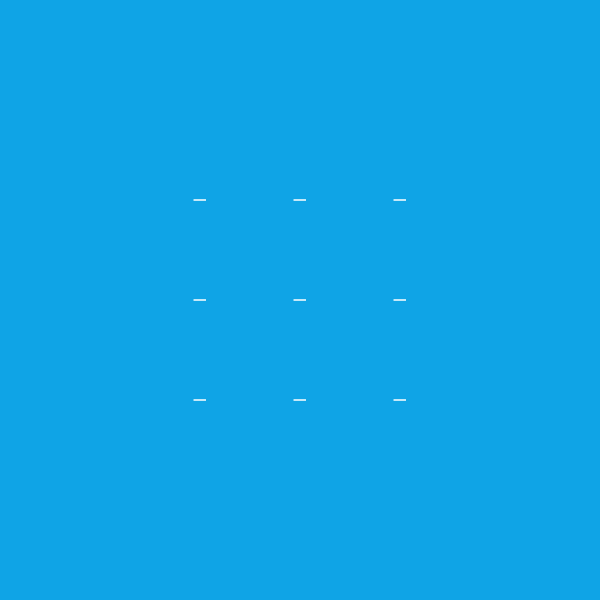
Frame 1 (no input)
Frame 60 (no input): identical to frame 1, image omitted
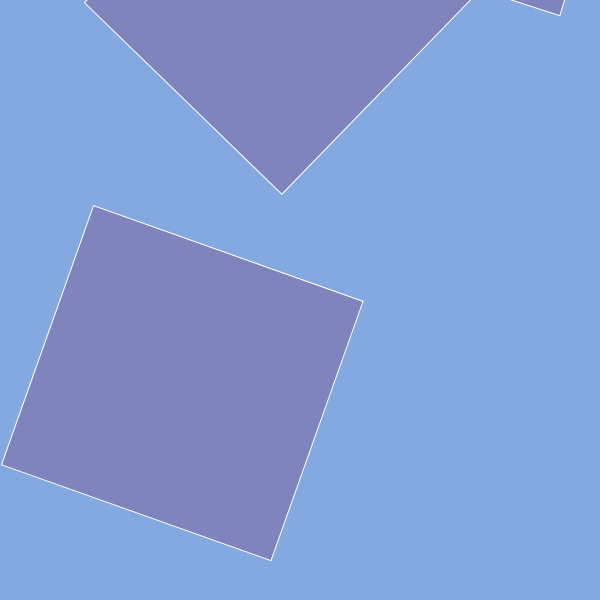
Frame 120 (the mouse pressed at the canvas centre since frame 60)

The p5.js sketch that drew these frames (run headless with seeded random() and noise() and a simulated clock; from frame 60 on, the mouse is pressed at the canvas centre):

// p5.js sketch
// ── sketch.js
			//Worked with Mia Radhiya
var col = 0;
var xPos = 0;

function setup() {

	createCanvas(600,600);
	background(0);
	rectMode(CENTER);
	angleMode(DEGREES);
smooth();
    
  }

function draw() {

colR = map(mouseX,0,600,15,248);     //changing the background color
colG = map(mouseX,0,600,164,172);
colB = map(mouseX,0,600,230,218);
	background(colR,colG,colB);



	push(); 

	rectGrid();

	pop(); 



}

function rectGrid(){ 				//custom fucntioon

var size = map(mouseY, 0, 600, 2, 550);   //change size of the rectangles
var size2 = map(mouseY, 0, 600, 0, 550);
transparent = map(mouseX,0,600,200,0);    //adjust the transparency

rectMode(CENTER);

fill(120,77,134,transparent);
	stroke(255);


		for(var j=0; j < 3; j++){				//3 x 3 squares
			rotate(mouseX*radians(30));         //rotation
			var sizeX = (i*10);
			yPos = (j*100)+200;
	

		for(var i=0; i < 3; i++){
			rotate(mouseX*radians(30));
			var sizeY = (i*10);
			xPos = (i*100)+200;
			

			rect(xPos,yPos,size + 10,size2);     
		}
	}
}
